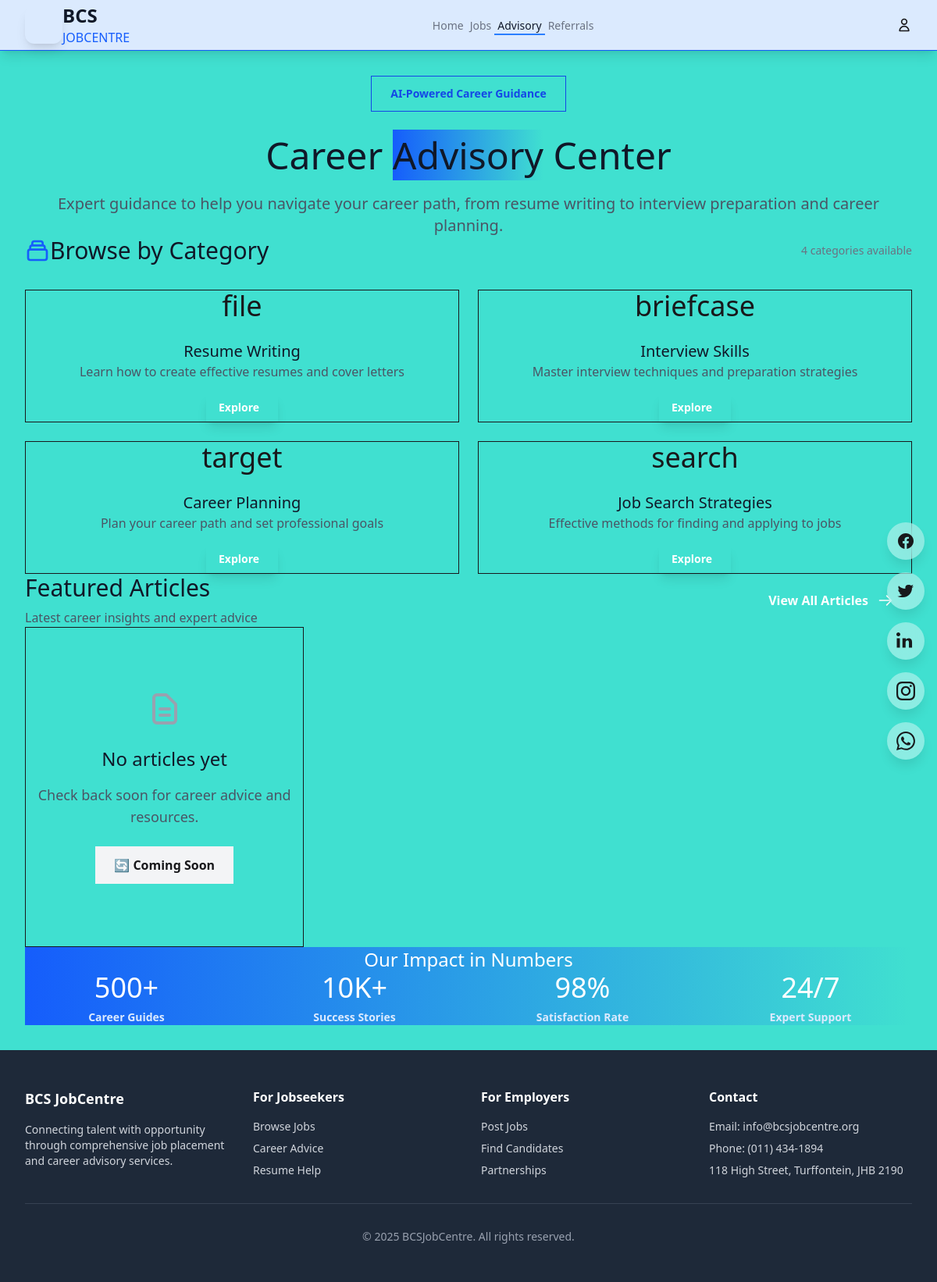
The app's page /advisory/ with its own data.
### jobs/models.py (models this page shows, shortened)
class AdvisoryCategory(models.Model):
    name = models.CharField(max_length=100)
    description = models.TextField(blank=True)
    icon = models.CharField(max_length=50, default='📚')

### jobs/views.py (the view)
# urls.py: path("advisory/", advisory_home, name="advisory_home"),
def advisory_home(request):
    categories = AdvisoryCategory.objects.all()
    featured_articles = AdvisoryArticle.objects.filter(is_published=True).order_by('-published_date')[:6]
    context = {
        'categories': categories,
        'featured_articles': featured_articles,
    }
    return render(request, 'jobs/advisory_home.html', context)

### templates/jobs/advisory_home.html (shortened to what this page needs)
{% extends 'base.html' %}
{% load currency_filters %}
{% block content %}
<div class="max-w-7xl mx-auto px-4 sm:px-6 lg:px-8 py-8">
    <div class="text-center mb-16 relative overflow-hidden">
        <div class="social-stack">
            <a href="https://facebook.com" target="_blank" class="social-icon facebook-icon">
                <svg fill="currentColor" viewBox="0 0 24 24">
                    <path d="M22 12c0-5.523-4.477-10-10-10S2 6.477 2 12c0 5 3.657 9.128 8.438 9.878v-6.988H8.078V12h2.36v-1.708c0-2.332 1.38-3.624 3.497-3.624.999 0 2.043.178 2.043.178v2.25h-1.15c-1.136 0-1.49.706-1.49 1.428V12h2.533l-.405 2.89h-2.128v6.988C18.343 21.128 22 17 22 12z"/>
                </svg>
            </a>
            <a href="https://twitter.com" target="_blank" class="social-icon twitter-icon">
            </a>
            <a href="https://linkedin.com" target="_blank" class="social-icon linkedin-icon">
                <svg fill="currentColor" viewBox="0 0 24 24">
                    <path d="M4.98 3.5C4.98 4.88 3.88 6 2.5 6S0 4.88 0 3.5 1.12 1 2.5 1 4.98 2.12 4.98 3.5zM.5 8.5h4v12h-4v-12zM8.5 8.5h3.6v1.7h.05c.5-.9 1.7-1.8 3.5-1.8 3.7 0 4.4 2.4 4.4 5.5v6.6h-4v-5.9c0-1.4 0-3.3-2-3.3s-2.3 1.5-2.3 3.2v6h-4v-12z"/>
                </svg>
            </a>
            <a href="https://instagram.com" target="_blank" class="social-icon instagram-icon">
            </a>
            <a href="https://wa.me/1234567890" target="_blank" class="social-icon whatsapp-icon">
            </a>
        </div>
        <div class="relative">
            <div class="inline-flex items-center px-6 py-3 rounded-2xl bg-white/20 backdrop-blur-sm border border-white/30 text-blue-700 text-sm font-bold mb-8 shadow-2xl">
                AI-Powered Career Guidance
            </div>
            <h1 class="text-5xl font-black text-gray-900 mb-6">
                Career <span class="text-transparent bg-clip-text bg-gradient-to-r from-blue-600 via-purple-600 to-pink-600">Advisory</span> Center
            </h1>
            <p class="text-xl text-gray-600 max-w-3xl mx-auto font-medium leading-relaxed">
                Expert guidance to help you navigate your career path, from resume writing to interview preparation and career planning.
            </p>
        </div>
    </div>
    <div class="mb-16">
        <div class="flex items-center justify-between mb-8">
            <h2 class="text-3xl font-black text-gray-900 flex items-center">
                Browse by Category
            </h2>
            <div class="text-sm text-gray-500 font-medium">
                {{ categories|length }} categories available
            </div>
        </div>
        <div class="grid grid-cols-1 md:grid-cols-2 lg:grid-cols-4 gap-6">
            {% for category in categories %}
            <a href="{% url 'advisory_category' category.id %}"
               class="group relative bg-white/90 backdrop-blur-sm rounded-3xl p-8 text-center hover:shadow-3xl transition-all duration-500 border border-white/60 hover:border-blue-200/50 hover:-translate-y-3 card-hover">
                <div class="relative z-10">
                    <div class="text-4xl mb-6 group-hover:scale-110 group-hover:rotate-12 transition-all duration-500 floating">
                        {{ category.icon }}
                    </div>
                    <h3 class="text-xl font-black text-gray-900 mb-3 group-hover:text-gray-800 transition-colors duration-300">
                        {{ category.name }}
                    </h3>
                    <p class="text-gray-600 text-base group-hover:text-gray-700 transition-colors duration-300 leading-relaxed">
                        {{ category.description|truncatewords:15 }}
                    </p>
                    <div class="mt-4 opacity-0 group-hover:opacity-100 transition-opacity duration-300">
                        <div class="inline-flex items-center px-4 py-2 bg-gradient-to-r from-blue-500 to-purple-500 text-white rounded-2xl text-sm font-bold shadow-lg">
                            Explore
                        </div>
                    </div>
                </div>
            </a>
            {% endfor %}
        </div>
    </div>
    <div class="mb-16">
        <div class="flex justify-between items-center mb-10">
            <div>
                <h2 class="text-3xl font-black text-gray-900 mb-2">Featured Articles</h2>
                <p class="text-gray-600 font-medium">Latest career insights and expert advice</p>
            </div>
            <a href="#" class="group relative inline-flex items-center px-6 py-3 bg-gradient-to-r from-blue-500 to-purple-500 text-white rounded-2xl font-bold hover:from-blue-600 hover:to-purple-600 transition-all duration-300 shadow-2xl hover:shadow-3xl hover:scale-105">
                View All Articles
                <svg class="w-5 h-5 ml-3 group-hover:translate-x-2 transition-transform duration-300" fill="none" stroke="currentColor" viewBox="0 0 24 24">
                    <path stroke-linecap="round" stroke-linejoin="round" stroke-width="2" d="M14 5l7 7m0 0l-7 7m7-7H3"/>
                </svg>
            </a>
        </div>
        <div class="grid gap-8 md:grid-cols-2 lg:grid-cols-3">
            {% for article in featured_articles %}
            <div class="group bg-white/90 backdrop-blur-sm rounded-3xl shadow-2xl overflow-hidden border border-white/60 hover:shadow-3xl transition-all duration-500 hover:-translate-y-3 relative">
                <div class="absolute top-0 left-0 w-2 h-full bg-gradient-to-b from-blue-500 to-purple-500 group-hover:from-blue-600 group-hover:to-purple-600 transition-all duration-500"></div>
                {% if article.featured_image %}
                <div class="overflow-hidden relative">
                    <img src="{{ article.featured_image.url }}" alt="{{ article.title }}"
                         class="w-full h-48 object-cover group-hover:scale-110 transition-transform duration-700">
                    <div class="absolute inset-0 bg-black/0 group-hover:bg-black/10 transition-all duration-500"></div>
                </div>
                {% else %}
                <div class="w-full h-48 bg-gradient-to-r from-blue-500 to-purple-600 flex items-center justify-center group-hover:from-blue-600 group-hover:to-purple-700 transition-all duration-500 relative overflow-hidden">
                    <div class="absolute inset-0 bg-black/10 group-hover:bg-black/20 transition-all duration-500"></div>
                    <span class="text-white text-5xl group-hover:scale-110 transition-transform duration-500 relative z-10">{{ article.category.icon }}</span>
                </div>
                {% endif %}
                <div class="p-8 relative">
                    <div class="flex items-center justify-between mb-6">
                        <span class="inline-flex items-center px-4 py-2 rounded-2xl text-sm font-bold bg-gradient-to-r from-blue-100 to-purple-100 text-blue-800 border border-blue-200/50 group-hover:from-blue-200 group-hover:to-purple-200 transition-all duration-300 shadow-lg">
                            {{ article.category.name }}
                        </span>
                        <span class="text-sm text-gray-500 font-medium group-hover:text-gray-600 transition-colors duration-300">
                            {{ article.published_date|date:"M d, Y" }}
                        </span>
                    </div>
                    <h3 class="text-2xl font-black text-gray-900 mb-4 group-hover:text-gray-800 transition-colors duration-300 leading-tight line-clamp-2">
                        {{ article.title }}
                    </h3>
                    <p class="text-gray-600 mb-6 group-hover:text-gray-700 transition-colors duration-300 leading-relaxed text-base line-clamp-3">
                        {{ article.excerpt|default:article.content|truncatewords:25 }}
                    </p>
                    <div class="flex items-center justify-between pt-4 border-t border-gray-100/50">
                        <div class="flex items-center">
                            <div class="w-10 h-10 bg-gradient-to-br from-blue-400 to-purple-500 rounded-2xl flex items-center justify-center text-white text-sm font-bold mr-3 shadow-lg">
                                {{ article.author|first|upper }}
                            </div>
                            <span class="text-sm text-gray-600 font-medium group-hover:text-gray-700 transition-colors duration-300">
                                By {{ article.author }}
                            </span>
                        </div>
                        <a href="{% url 'advisory_detail' article.id %}"
                           class="group/link flex items-center px-5 py-2.5 bg-gradient-to-r from-blue-500 to-purple-500 text-white rounded-2xl font-bold hover:from-blue-600 hover:to-purple-600 transition-all duration-300 shadow-lg hover:shadow-xl hover:scale-105">
                            Read More
                            <svg class="w-4 h-4 ml-2 group-hover/link:translate-x-1 transition-transform duration-300" fill="none" stroke="currentColor" viewBox="0 0 24 24">
                                <path stroke-linecap="round" stroke-linejoin="round" stroke-width="2" d="M9 5l7 7-7 7"/>
                            </svg>
                        </a>
                    </div>
                </div>
            </div>
            {% empty %}
            <div class="col-span-full text-center py-20 bg-white/80 backdrop-blur-sm rounded-3xl shadow-2xl border border-white/50">
                <div class="max-w-md mx-auto">
                    <div class="w-24 h-24 bg-gradient-to-r from-blue-100 to-purple-100 rounded-3xl flex items-center justify-center mx-auto mb-6 shadow-2xl">
                        <svg class="w-12 h-12 text-gray-400" fill="none" viewBox="0 0 24 24" stroke="currentColor">
                            <path stroke-linecap="round" stroke-linejoin="round" stroke-width="2" d="M9 12h6m-6 4h6m2 5H7a2 2 0 01-2-2V5a2 2 0 012-2h5.586a1 1 0 01.707.293l5.414 5.414a1 1 0 01.293.707V19a2 2 0 01-2 2z"/>
                        </svg>
                    </div>
                    <h3 class="text-2xl font-black text-gray-900 mb-4">No articles yet</h3>
                    <p class="text-gray-600 text-lg mb-6 font-medium">Check back soon for career advice and resources.</p>
                    <div class="inline-flex items-center px-6 py-3 bg-gray-100 text-gray-700 rounded-2xl font-bold">
                        🔄 Coming Soon
                    </div>
                </div>
            </div>
            {% endfor %}
        </div>
    </div>
    <div class="mt-20 bg-gradient-to-r from-blue-600 via-purple-600 to-pink-600 rounded-3xl p-12 text-white shadow-3xl relative overflow-hidden">
        <div class="relative">
            <h3 class="text-2xl font-black text-center mb-12 text-white/90">Our Impact in Numbers</h3>
            <div class="grid grid-cols-2 md:grid-cols-4 gap-8">
                <div class="text-center group">
                    <div class="text-4xl font-black mb-2 group-hover:scale-110 transition-transform duration-300">500+</div>
                    <div class="text-blue-100 text-sm font-bold">Career Guides</div>
                </div>
                <div class="text-center group">
                    <div class="text-4xl font-black mb-2 group-hover:scale-110 transition-transform duration-300">10K+</div>
                    <div class="text-blue-100 text-sm font-bold">Success Stories</div>
                </div>
                <div class="text-center group">
                    <div class="text-4xl font-black mb-2 group-hover:scale-110 transition-transform duration-300">98%</div>
                    <div class="text-blue-100 text-sm font-bold">Satisfaction Rate</div>
                </div>
                <div class="text-center group">
                    <div class="text-4xl font-black mb-2 group-hover:scale-110 transition-transform duration-300">24/7</div>
                    <div class="text-blue-100 text-sm font-bold">Expert Support</div>
                </div>
            </div>
        </div>
    </div>
</div>
{% endblock %}

### templates/base.html (style rules this page uses)
.floating { animation: float 8s ease-in-out infinite; }
body { background: turquoise; }
.social-stack { position: fixed; right: 16px; top: 50%; transform: translateY(-50%); z-index: 50; display: flex; flex-direction: column; gap: 16px; }
.social-icon { display: flex; align-items: center; justify-content: center; width: 48px; height: 48px; border-radius: 50%; background: rgba(255, 255, 255, 0.4); backdrop-filter: blur(12px); box-shadow: 0 10px 15px -3px rgba(0, 0, 0, 0.1); transition: all 0.3s ease; text-decoration: none; }
.social-icon svg { width: 24px; height: 24px; }

### templates/jobs/advisory_home.html (style rules this page uses)
.card-hover { transition: all 0.5s cubic-bezier(0.175, 0.885, 0.32, 1.275); }
.floating { animation: float 6s ease-in-out infinite; }

### records on screen
AdvisoryCategory: icon "file", name "Resume Writing", description "Learn how to create effective resumes and cover letters"
AdvisoryCategory: icon "briefcase", name "Interview Skills", description "Master interview techniques and preparation strategies"
AdvisoryCategory: icon "target", name "Career Planning", description "Plan your career path and set professional goals"
AdvisoryCategory: icon "search", name "Job Search Strategies", description "Effective methods for finding and applying to jobs"

### other values on screen
{{ categories|length }} "4"
